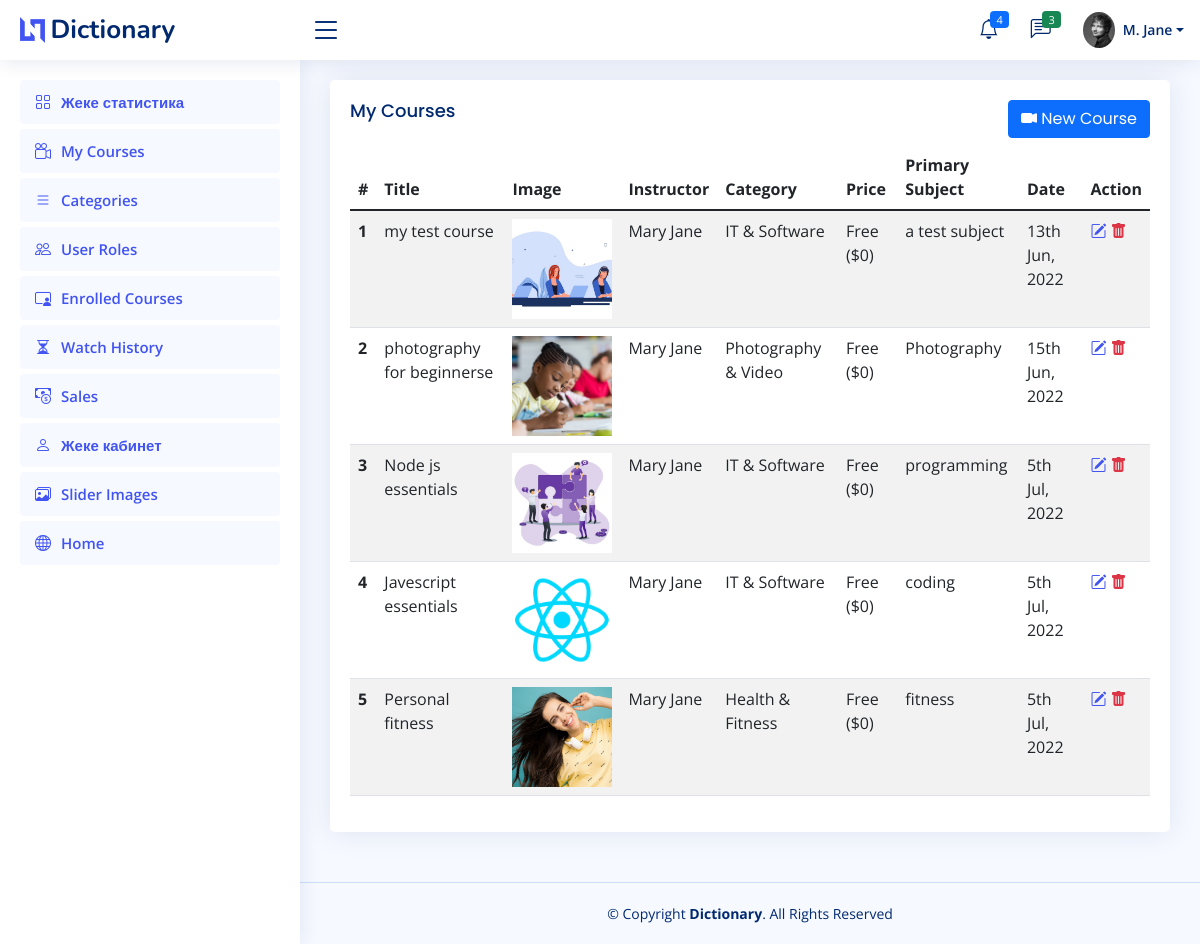
The app's page /dict/public/admin/courses (signed in) with its own data.
### tables this page shows
CREATE TABLE `users` (
  `id` int(11) NOT NULL,
  `email` varchar(100) NOT NULL,
  `firstname` varchar(30) NOT NULL,
  `lastname` varchar(30) NOT NULL,
  `password` varchar(255) NOT NULL,
  `role` int(11) NOT NULL DEFAULT 1,
  `date` date DEFAULT NULL,
  `image` varchar(1024) DEFAULT NULL,
  `about` varchar(2048) DEFAULT NULL,
  `company` varchar(100) DEFAULT NULL,
  `job` varchar(100) DEFAULT NULL,
  `country` varchar(100) DEFAULT NULL,
  `address` varchar(1024) DEFAULT NULL,
  `phone` varchar(15) DEFAULT NULL,
  `twitter_link` varchar(1024) DEFAULT NULL,
  `facebook_link` varchar(1024) DEFAULT NULL,
  `instagram_link` varchar(1024) DEFAULT NULL,
  `linkedin_link` varchar(1024) DEFAULT NULL
);

CREATE TABLE `courses` (
  `id` int(11) NOT NULL,
  `title` varchar(100) NOT NULL,
  `description` text DEFAULT NULL,
  `user_id` int(11) NOT NULL,
  `category_id` int(11) NOT NULL,
  `sub_category_id` int(11) DEFAULT NULL,
  `level_id` int(11) DEFAULT NULL,
  `language_id` int(11) DEFAULT NULL,
  `price_id` int(11) DEFAULT NULL,
  `promo_link` varchar(1024) DEFAULT NULL,
  `course_image` varchar(1024) DEFAULT NULL,
  `course_image_tmp` varchar(1024) NOT NULL,
  `course_promo_video` varchar(1024) DEFAULT NULL,
  `primary_subject` varchar(100) DEFAULT NULL,
  `date` datetime DEFAULT NULL,
  `tags` varchar(2048) DEFAULT NULL,
  `congratulations_message` varchar(2048) DEFAULT NULL,
  `welcome_message` varchar(2048) DEFAULT NULL,
  `approved` tinyint(1) NOT NULL DEFAULT 0,
  `published` tinyint(1) NOT NULL DEFAULT 0,
  `subtitle` varchar(100) DEFAULT NULL,
  `currency_id` int(11) DEFAULT NULL,
  `csrf_code` varchar(32) NOT NULL,
  `views` int(11) NOT NULL DEFAULT 0,
  `trending` int(11) NOT NULL DEFAULT 0
);

CREATE TABLE `categories` (
  `id` int(11) NOT NULL,
  `category` varchar(30) NOT NULL,
  `disabled` tinyint(1) NOT NULL DEFAULT 0,
  `slug` varchar(100) NOT NULL
);

### dict/app/views/admin/courses.view.php (the view, shortened to what the rows shown need)
<?php $this->view('admin/admin-header',$data) ?>
<?php if($action == 'add'):?>
  <div class="card col-md-5 mx-auto">
    <div class="card-body">
      <h5 class="card-title">New Course</h5>
      <form method="post" class="row g-3">
        <div class="col-md-12">
          <input value="<?=set_value('title')?>" name="title" type="text" class="form-control <?=!empty($errors['title']) ? 'border-danger':'';?>" placeholder="Course title">
          <?php if(!empty($errors['title'])):?>
            <small class="text-danger"><?=$errors['title']?></small>
          <?php endif;?>
        </div>
        <div class="col-md-12">
          <input value="<?=set_value('primary_subject')?>" name="primary_subject" type="text" class="form-control <?=!empty($errors['primary_subject']) ? 'border-danger':'';?>" placeholder="Primary subject e.g Photography or Vlogging">
          <?php if(!empty($errors['primary_subject'])):?>
            <small class="text-danger"><?=$errors['primary_subject']?></small>
          <?php endif;?>
        </div>
        <div class="col-md-12">
          <select name="category_id" id="inputState" class="form-select <?=!empty($errors['category_id']) ? 'border-danger':'';?>">
            <option value="" selected="">Course Category...</option>
            <?php if(!empty($categories)):?>
              <?php foreach($categories as $cat):?>
                <option <?=set_select('category_id',$cat->id)?> value="<?=$cat->id?>"><?=esc($cat->category)?></option>
              <?php endforeach;?>
            <?php endif;?>
          </select>
          <?php if(!empty($errors['category_id'])):?>
            <small class="text-danger"><?=$errors['category_id']?></small>
          <?php endif;?>
        </div>
        <div class="text-center">
          <button type="submit" class="btn btn-primary">Save</button>
          <a href="<?=ROOT?>/admin/courses">
            <button type="button" class="btn btn-secondary">Cancel</button>
          </a>
        </div>
      </form>
    </div>
  </div>
<?php else:?>
  <div class="card">
    <div class="card-body">
      <table class="table table-striped">
        <thead>
          <tr>
            <th scope="col">#</th>
            <th scope="col">Title</th>
            <th scope="col">Image</th>
            <th scope="col">Instructor</th>
            <th scope="col">Category</th>
            <th scope="col">Price</th>
            <th scope="col">Primary Subject</th>
            <th scope="col">Date</th>
            <th scope="col">Action</th>
          </tr>
        </thead>
        <?php if(!empty($rows)):?>
          <tbody>
            <?php foreach($rows as $row):?>
              <tr>
                <th scope="row"><?=$row->id?></th>
                <td><?=esc($row->title)?></td>
                <td><img src="<?=get_image($row->course_image)?>" style="width: 100px;height: 100px;object-fit: cover;"/></td>
                <td><?=esc($row->user_row->name ?? 'Unknown')?></td>
                <td><?=esc($row->category_row->category ?? 'Unknown')?></td>
                <td><?=esc($row->price_row->name ?? 'Unknown')?></td>
                <td><?=esc($row->primary_subject)?></td>
                <td><?=get_date($row->date)?></td>
                <td>
                  <a href="<?=ROOT?>/admin/courses/edit/<?=$row->id?>">
                    <i class="bi bi-pencil-square"></i>
                  </a>
                  <a href="<?=ROOT?>/admin/courses/delete/<?=$row->id?>">
                    <i class="bi bi-trash-fill text-danger"></i>
                  </a>
                </td>
              </tr>
            <?php endforeach;?>
          </tbody>
        <?php else:?>
          <tr><td colspan="10">No records found!</td></tr>
        <?php endif;?>
      </table>
    </div>
  </div>
<?php endif;?>

### dict/app/views/admin/admin-header.view.php (shortened to what the rows shown need)
<?php
  $id = $id ?? Auth::getId();
  $user = new \Model\User();
  $data['row'] = $row = $user->first(['id'=>$id]);
?>
<!DOCTYPE html>
<html lang="en">
<head>
  <link href="<?=ROOT?>/niceadmin/assets/vendor/bootstrap/css/bootstrap.min.css" rel="stylesheet">
  <link href="<?=ROOT?>/niceadmin/assets/vendor/bootstrap-icons/bootstrap-icons.css" rel="stylesheet">
  <link href="<?=ROOT?>/niceadmin/assets/vendor/boxicons/css/boxicons.min.css" rel="stylesheet">
  <link href="<?=ROOT?>/niceadmin/assets/vendor/quill/quill.snow.css" rel="stylesheet">
  <link href="<?=ROOT?>/niceadmin/assets/vendor/quill/quill.bubble.css" rel="stylesheet">
  <link href="<?=ROOT?>/niceadmin/assets/vendor/remixicon/remixicon.css" rel="stylesheet">
  <link href="<?=ROOT?>/niceadmin/assets/vendor/simple-datatables/style.css" rel="stylesheet">
  <link href="<?=ROOT?>/niceadmin/assets/css/style.css" rel="stylesheet">
  <link href="<?=ROOT?>/assets/css/custom.css" rel="stylesheet">
</head>
<body >
  <header id="header" class="header fixed-top d-flex align-items-center">
    <div class="d-flex align-items-center justify-content-between">
      <a href="index.html" class="logo d-flex align-items-center">
        <img src="<?=ROOT?>/niceadmin/assets/img/logo.png" alt="">
        <span class="d-none d-lg-block"><?=APP_NAME?></span>
      </a>
      <i class="bi bi-list toggle-sidebar-btn"></i>
    </div>
    <nav class="header-nav ms-auto">
      <ul class="d-flex align-items-center">
        <li class="nav-item dropdown">
          <a class="nav-link nav-icon" href="#" data-bs-toggle="dropdown">
            <i class="bi bi-bell"></i>
            <span class="badge bg-primary badge-number">4</span>
          </a>
        </li>
        <li class="nav-item dropdown">
          <a class="nav-link nav-icon" href="#" data-bs-toggle="dropdown">
            <i class="bi bi-chat-left-text"></i>
            <span class="badge bg-success badge-number">3</span>
          </a>
        </li>
        <li class="nav-item dropdown pe-3">
          <a class="nav-link nav-profile d-flex align-items-center pe-0" href="#" data-bs-toggle="dropdown">
            <img src="<?=get_image($row->image)?>" alt="Profile" class="rounded-circle">
            <span class="d-none d-md-block dropdown-toggle ps-2"><?=ucfirst(substr(Auth::getFirstname(),0,1))?>. <?=Auth::getLastname()?></span>
          </a>
        </li>
      </ul>
    </nav>
  </header>
  <aside id="sidebar" class="sidebar">
    <ul class="sidebar-nav" id="sidebar-nav">
      <?php if(user_can('view_dashboard')):?>
      <li class="nav-item">
        <a class="nav-link " href="<?=ROOT?>/admin/dashboard">
          <i class="bi bi-grid"></i>
          <span>Жеке статистика</span>
        </a>
      </li>
      <?php endif;?>
      <?php if(user_can('view_categories')):?>
      <li class="nav-item">
        <a class="nav-link " href="<?=ROOT?>/admin/courses">
          <i class="bi bi-camera-reels"></i>
          <span>My Courses</span>
        </a>
      </li>
      <?php endif;?>
      <?php if(user_can('view_categories')):?>
        <li class="nav-item">
          <a class="nav-link " href="<?=ROOT?>/admin/categories">
            <i class="bi bi-list"></i>
            <span>Categories</span>
          </a>
        </li>
      <?php endif;?>
      <?php if(user_can('view_roles')):?>
        <li class="nav-item">
          <a class="nav-link " href="<?=ROOT?>/admin/roles">
            <i class="bi bi-people"></i>
            <span>User Roles</span>
          </a>
        </li>
       <?php endif;?>
      <?php if(user_can('view_categories')):?>
      <li class="nav-item">
        <a class="nav-link " href="<?=ROOT?>/admin/lessons">
          <i class="bi bi-person-video3"></i>
          <span>Enrolled Courses</span>
        </a>
      </li>
      <?php endif;?>
     <?php if(user_can('view_categories')):?>
      <li class="nav-item">
        <a class="nav-link " href="<?=ROOT?>/admin/courses">
          <i class="bi bi-hourglass-split"></i>
          <span>Watch History</span>
        </a>
      </li>
      <?php endif;?>
      <?php if(user_can('view_sales')):?>
      <li class="nav-item">
        <a class="nav-link " href="<?=ROOT?>/admin/sales">
          <i class="bi bi-cash-coin"></i>
          <span>Sales</span>
        </a>
      </li>
      <?php endif;?>
      <li class="nav-item">
        <a class="nav-link " href="<?=ROOT?>/admin/profile">
          <i class="bi bi-person"></i>
          <span>Жеке кабинет</span>
        </a>
      </li>
      <?php if(user_can('edit_slider_images')):?>
       <li class="nav-item">
        <a class="nav-link " href="<?=ROOT?>/admin/slider-images">
          <i class="bi bi-images"></i>
          <span>Slider Images</span>
        </a>
      </li>
      <?php endif;?>
      <li class="nav-item">
        <a class="nav-link " href="<?=ROOT?>">
          <i class="bi bi-globe"></i>
          <span>Home</span>
        </a>
      </li>
    </ul>
  </aside>
  <main id="main" class="main">

### records on screen
users: image (picture)
courses: id "1", title "my test course", course_image (picture), name "Mary Jane", category.category "IT & Software", name "Free ($0)", primary_subject "a test subject", date "13th Jun, 2022"
courses: id "2", title "photography for beginnerse", course_image (picture), name "Mary Jane", category.category "Photography & Video", name "Free ($0)", primary_subject "Photography", date "15th Jun, 2022"
courses: id "3", title "Node js essentials", course_image (picture), name "Mary Jane", category.category "IT & Software", name "Free ($0)", primary_subject "programming", date "5th Jul, 2022"
courses: id "4", title "Javescript essentials", course_image (picture), name "Mary Jane", category.category "IT & Software", name "Free ($0)", primary_subject "coding", date "5th Jul, 2022"
courses: id "5", title "Personal fitness", course_image (picture), name "Mary Jane", category.category "Health & Fitness", name "Free ($0)", primary_subject "fitness", date "5th Jul, 2022"

### other values on screen
APP_NAME "Dictionary"
substr(Auth::getFirstname(),0,1) "M"
Auth::getLastname() "Jane"
